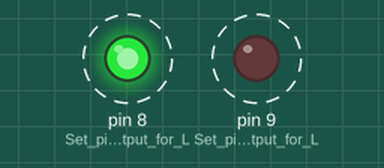
Recording of a sketch running on a simulated Arduino Uno, built with avr-gcc and run on an emulated ATmega328P. Parts: output pins drawn as LEDs (lit = HIGH). Dashed ring = blinking.

Above: at 0.2 s.
Timing chart, 0 to 3.0 s (numbered marks = the images above):
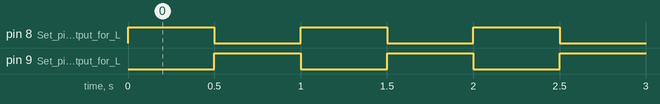

Measured:
- by itself, pin 8 (Set_pin_8_as_output_for_L), pin 9 (Set_pin_9_as_output_for_L): alternates HIGH for 0.50 s and LOW for 0.50 s

The sketch:

sketch.ino
```cpp
/*
"What does this Arduino code do, and how does it control the LEDs connected to pins 8 and 9?"


*/
void setup() {
  pinMode(8, OUTPUT); // Set pin 8 as output for LED 1
  pinMode(9, OUTPUT); // Set pin 9 as output for LED 2
}

void loop() {
  digitalWrite(8, HIGH); // Turn on LED 1
  digitalWrite(9, LOW);  // Turn off LED 2
  delay(500);            // Wait for 500ms

  digitalWrite(8, LOW);  // Turn off LED 1
  digitalWrite(9, HIGH); // Turn on LED 2
  delay(500);            // Wait for 500ms
}
```
